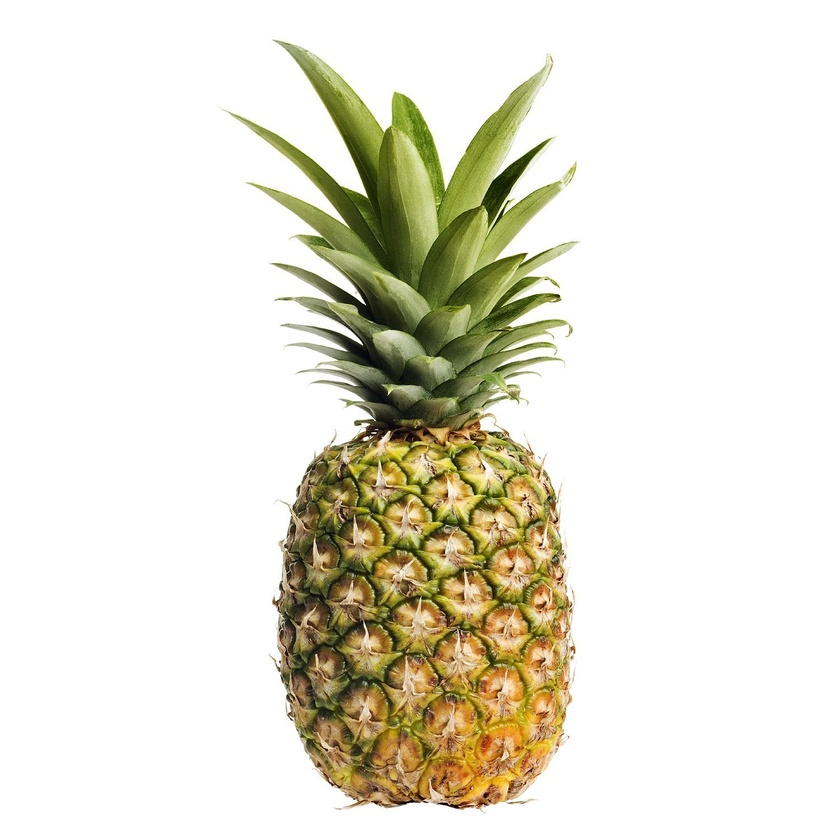
#> input picture test.jpg, 840 x 840 px, shrunk from 1500 x 1500 before the run
$ python exp.py
#> lines starting #> are read from the running program, lines starting #| are printed output that depends on the picture
import cv2 as cv

img_grayscale = cv.imread('test.jpg', 0)
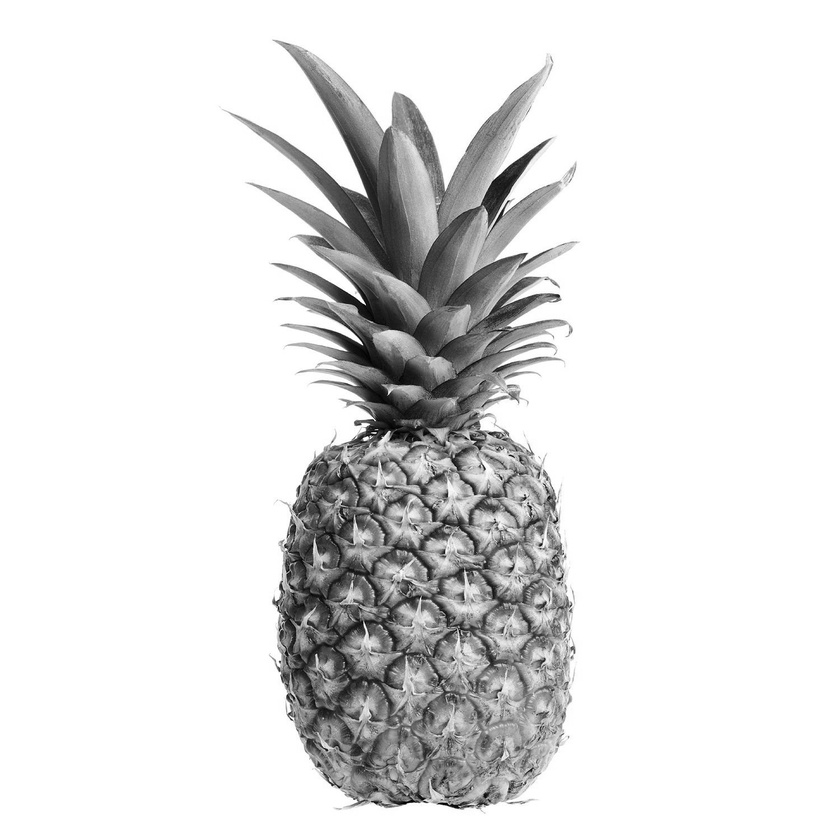
#> img_grayscale: shape (840, 840); min 0, max 255, mean 225.5

cv.imshow('grayscale image', img_grayscale)

cv.waitKey(0)
